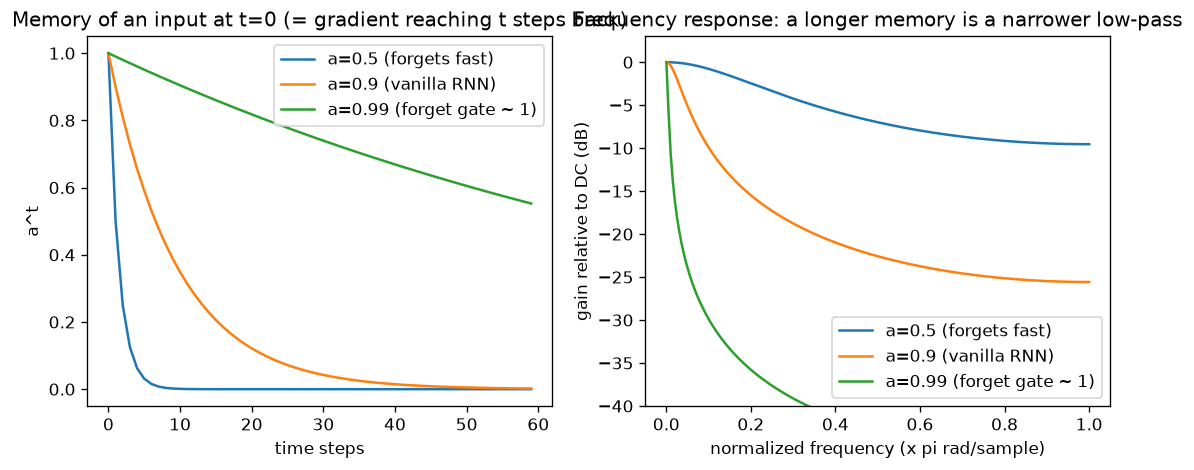

Write the Python code that produced this figure.
"""
Day 120 - Consolidation Phase 5: a linear RNN is a one-pole IIR filter.

h_t = a*h_{t-1} + x_t has impulse response a^t (memory) and a low-pass magnitude
response 1/|1 - a e^{-jw}|. BPTT multiplies the gradient by ~a every step, so the
same a^t curve is the gradient reaching t steps back. An LSTM forget gate near 1
is a pole near the unit circle: long memory, narrow low-pass.
"""
import numpy as np
import matplotlib.pyplot as plt

np.random.seed(42)

T = 60
t = np.arange(T)
poles = {"a=0.5 (forgets fast)": 0.5, "a=0.9 (vanilla RNN)": 0.9, "a=0.99 (forget gate ~ 1)": 0.99}

# --- Impulse response computed by actually running the recurrence ---
def run_rnn(a, x):
    h, out = 0.0, []
    for xt in x:
        h = a * h + xt       # linear RNN cell, no nonlinearity
        out.append(h)
    return np.array(out)

impulse = np.zeros(T)
impulse[0] = 1.0

w = np.linspace(1e-3, np.pi, 200)
fig, axes = plt.subplots(1, 2, figsize=(11, 4))
for label, a in poles.items():
    resp = run_rnn(a, impulse)
    assert np.allclose(resp, a ** t)   # recurrence == closed-form a^t
    axes[0].plot(t, resp, label=label)
    H = 1.0 / np.abs(1 - a * np.exp(-1j * w))
    axes[1].plot(w / np.pi, 20 * np.log10(H * (1 - a)), label=label)

axes[0].set_title("Memory of an input at t=0 (= gradient reaching t steps back)")
axes[0].set_xlabel("time steps")
axes[0].set_ylabel("a^t")
axes[0].legend()

axes[1].set_title("Frequency response: a longer memory is a narrower low-pass")
axes[1].set_xlabel("normalized frequency (x pi rad/sample)")
axes[1].set_ylabel("gain relative to DC (dB)")
axes[1].set_ylim(-40, 3)
axes[1].legend()

# half-life printout
for label, a in poles.items():
    print(f"{label}: half-life = {np.log(0.5) / np.log(a):.1f} steps")

plt.savefig("graph_DAY_120.png", dpi=120, bbox_inches="tight")
